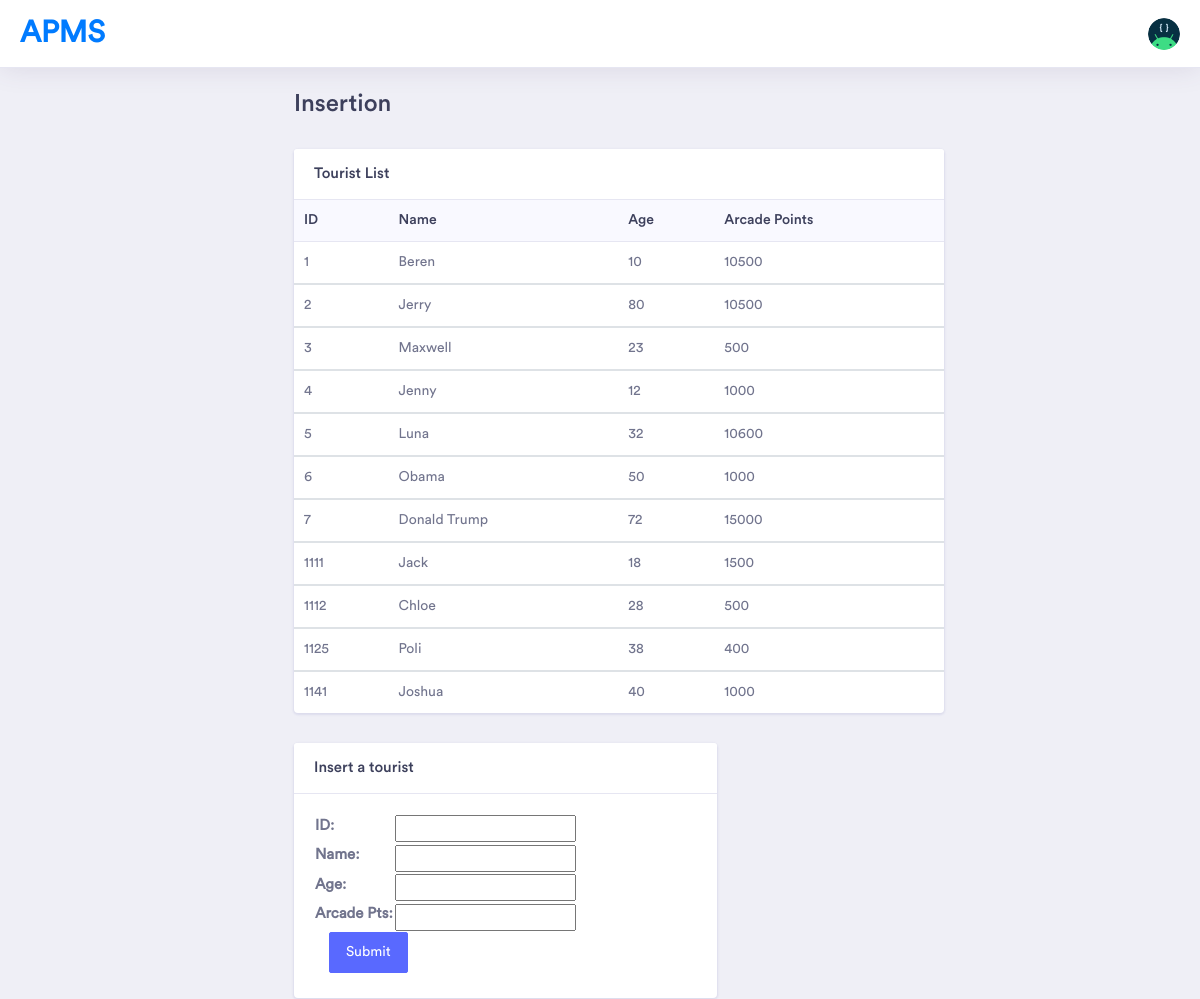
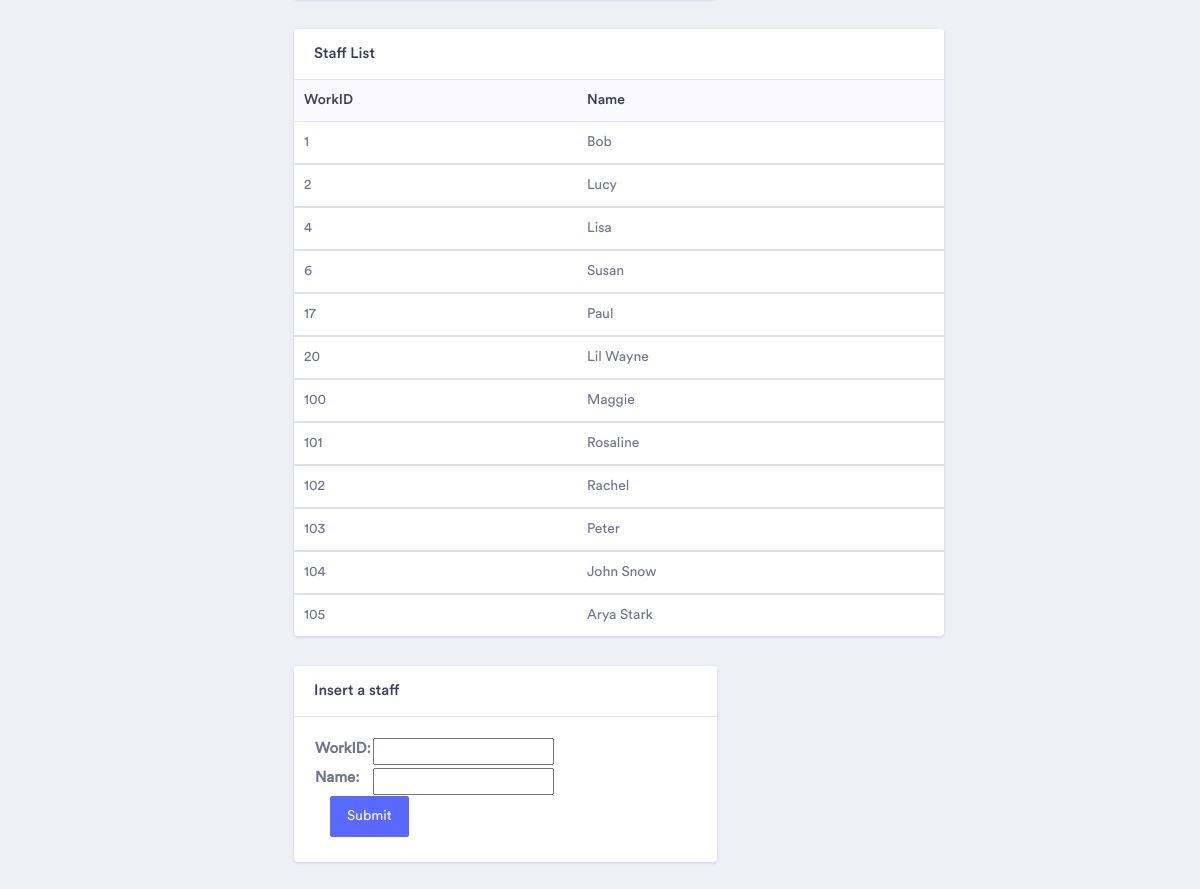
/SystemSite/insertion.html/, run on the app's committed database (2 pictures, top to bottom).
### SystemSite/views.py (the view)
def insertion(request):
    tourist_list = view_table('Tourist')
    staff_list = view_table('Staff')
    template = loader.get_template('SystemSite/insertion.html')
    if request.method == 'POST':
        form = insertTouristForm(request.POST)
        form1 = insertStaffForm(request.POST)
        if form.is_valid():
                ID = form.cleaned_data['ID']
                Name = form.cleaned_data['Name']
                Age = form.cleaned_data['Age']
                Arcadept = form.cleaned_data['Arcadept']
                with connection.cursor() as cursor:
                    cursor.execute("INSERT INTO Tourist VALUES (%s,%s,%s,%s)", [ID ,Name, Age, Arcadept])
                return HttpResponseRedirect('./')
        if form1.is_valid():
                WorkID = form1.cleaned_data['WorkID']
                Name = form1.cleaned_data['Name']
                with connection.cursor() as cursor:
                    cursor.execute("INSERT INTO Staff VALUES (%s,%s)", [WorkID ,Name])
                return HttpResponseRedirect('./')
    else:
        form = insertTouristForm()
        form1 = insertStaffForm()
    context = {
        'tourist_list': tourist_list,
        'staff_list': staff_list,
        'form': form,
        'form1': form1
    }
    return HttpResponse(template.render(context, request))

### SystemSite/forms.py
class insertTouristForm(forms.Form):
    ID = forms.IntegerField(label = 'ID')
    Name = forms.CharField(label = 'Name', max_length = 100)
    Age = forms.IntegerField(label = 'Age')
    Arcadept = forms.IntegerField(label = 'Arcade Pts')

class insertStaffForm(forms.Form):
    WorkID = forms.IntegerField(label = 'WorkID')
    Name = forms.CharField(label = 'Name', max_length = 100)

### SystemSite/views.py (called while the page is built)
def view_table(name):
    with connection.cursor() as cursor:
        cursor.execute("SELECT * FROM " + name)
        table = cursor.fetchall()
    return table

### SystemSite/templates/SystemSite/insertion.html (shortened to what this page needs)
<!doctype html>
{% load static %}
<html lang="en">
<head>
    <link rel="stylesheet" href="../../static/vendor/bootstrap/css/bootstrap.min.css">
    <link href="../../static/vendor/fonts/circular-std/style.css" rel="stylesheet">
    <link rel="stylesheet" href="../../static/libs/css/style.css">
    <link rel="stylesheet" href="../../static/vendor/fonts/fontawesome/css/fontawesome-all.css">
    <link rel="stylesheet" href="../../static/vendor/charts/chartist-bundle/chartist.css">
    <link rel="stylesheet" href="../../static/vendor/charts/morris-bundle/morris.css">
    <link rel="stylesheet" href="../../static/vendor/fonts/material-design-iconic-font/css/materialdesignicons.min.css">
    <link rel="stylesheet" href="../../static/vendor/charts/c3charts/c3.css">
    <link rel="stylesheet" href="../../static/vendor/fonts/flag-icon-css/flag-icon.min.css">
</head>
<body>
<body>
<div class="dashboard-main-wrapper">
    <div class="dashboard-header">
        <nav class="navbar navbar-expand-lg bg-white fixed-top">
            <a class="navbar-brand" href="../">APMS</a>
            <div class="collapse navbar-collapse " id="navbarSupportedContent">
                <ul class="navbar-nav ml-auto navbar-right-top">
                    <li class="nav-item dropdown nav-user">
                        <a class="nav-link nav-user-img" href="#" id="navbarDropdownMenuLink2" data-toggle="dropdown"
                           aria-haspopup="true" aria-expanded="false"><img src="../../static/images/developers.png"
                                                                           alt="" class="user-avatar-md rounded-circle"></a>
                    </li>
                </ul>
            </div>
        </nav>
    </div>
    <div class="dashboard-wrapper">
        <div class="dashboard-ecommerce">
            <div class="container-fluid dashboard-content ">
                <div class="row">
                    <div class="col-xl-12 col-lg-12 col-md-12 col-sm-12 col-12">
                        <div class="page-header">
                            <h1 class="pageheader-title">Insertion</h1>
                        </div>
                    </div>
                </div>
                <div class="ecommerce-widget">
                    <div class="row">
                        <div class="col-xl-9 col-lg-12 col-md-6 col-sm-12 col-12">
                            <div class="card">
                                <h5 class="card-header">Tourist List</h5>
                                <div class="card-body p-0">
                                    <div class="table-responsive">
                                        <table class="table">
                                            {% if tourist_list %}
                                            <thead class="bg-light">
                                            <tr class="border-0">
                                                <th class="border-0">ID</th>
                                                <th class="border-0">Name</th>
                                                <th class="border-0">Age</th>
                                                <th class="border-0">Arcade Points</th>
                                            </tr>
                                            </thead>
                                            {% for tourist in tourist_list %}
                                            <tbody>
                                            <tr>
                                                <td>{{tourist.0}}</td>
                                                <td>{{tourist.1}}</td>
                                                <td>{{tourist.2}}</td>
                                                <td>{{tourist.3}}</td>
                                            </tbody>
                                            {% endfor %}
                                        </table>
                                        {% else %}
                                        <p>No tourists found.</p>
                                        {% endif %}
                                    </div>
                                </div>
                            </div>
                        </div>
                        <div class="col-xl-6 col-lg-6 col-md-12 col-sm-12 col-12">
                            <div class="card">
                                <h5 class="card-header">Insert a tourist</h5>
                                <div class="card-body">
                                    <form action="./" method="post">
                                        <table>
                                            {{form.as_table}}
                                        </table>
                                <div class="col-sm-10 pl-8">
                                    <p>
                                        <button type="submit" class="btn btn-space btn-primary">Submit</button>
                                    </p>
                                </div>
                            </form>
                        </div>
                    </div>
                </div>
                <div class="col-xl-9 col-lg-12 col-md-6 col-sm-12 col-12">
                    <div class="card">
                        <h5 class="card-header">Staff List</h5>
                        <div class="card-body p-0">
                            <div class="table-responsive">
                                <table class="table">
                                    {% if staff_list %}
                                    <thead class="bg-light">
                                    <tr class="border-0">
                                        <th class="border-0">WorkID</th>
                                        <th class="border-0">Name</th>
                                    </tr>
                                    </thead>
                                    {% for staff in staff_list %}
                                    <tbody>
                                    <tr>
                                        <td>{{staff.0}}</td>
                                        <td>{{staff.1}}</td>
                                    </tbody>
                                    {% endfor %}
                                </table>
                                {% else %}
                                <p>No staffs found.</p>
                                {% endif %}
                            </div>
                        </div>
                    </div>
                </div>
                <div class="col-xl-6 col-lg-6 col-md-12 col-sm-12 col-12">
                    <div class="card">
                        <h5 class="card-header">Insert a staff</h5>
                        <div class="card-body">
                            <form action="./" method="post">
                                <table>
                                    {{form1.as_table}}
                                </table>
                        <div class="col-sm-6 pl-3">
                            <p>
                                <button type="submit" class="btn btn-space btn-primary">Submit</button>
                            </p>
                        </div>
                    </form>
                </div>
            </div>
        </div>
    </div>
</div>
</div>
</div>
</div>
</body>
</body>

### data on the page
Tourist: ID "1", Name "Beren", Age "10", ArcadePoints "10500"
Tourist: ID "2", Name "Jerry", Age "80", ArcadePoints "10500"
Tourist: ID "3", Name "Maxwell", Age "23", ArcadePoints "500"
Tourist: ID "4", Name "Jenny", Age "12", ArcadePoints "1000"
Tourist: ID "5", Name "Luna", Age "32", ArcadePoints "10600"
Tourist: ID "6", Name "Obama", Age "50", ArcadePoints "1000"
Tourist: ID "7", Name "Donald Trump", Age "72", ArcadePoints "15000"
Tourist: ID "1111", Name "Jack", Age "18", ArcadePoints "1500"
Tourist: ID "1112", Name "Chloe", Age "28", ArcadePoints "500"
Tourist: ID "1125", Name "Poli", Age "38", ArcadePoints "400"
Tourist: ID "1141", Name "Joshua", Age "40", ArcadePoints "1000"
Staff: WorkID "1", Name "Bob"
Staff: WorkID "2", Name "Lucy"
Staff: WorkID "4", Name "Lisa"
Staff: WorkID "6", Name "Susan"
Staff: WorkID "17", Name "Paul"
Staff: WorkID "20", Name "Lil Wayne"
Staff: WorkID "100", Name "Maggie"
Staff: WorkID "101", Name "Rosaline"
Staff: WorkID "102", Name "Rachel"
Staff: WorkID "103", Name "Peter"
Staff: WorkID "104", Name "John Snow"
Staff: WorkID "105", Name "Arya Stark"
